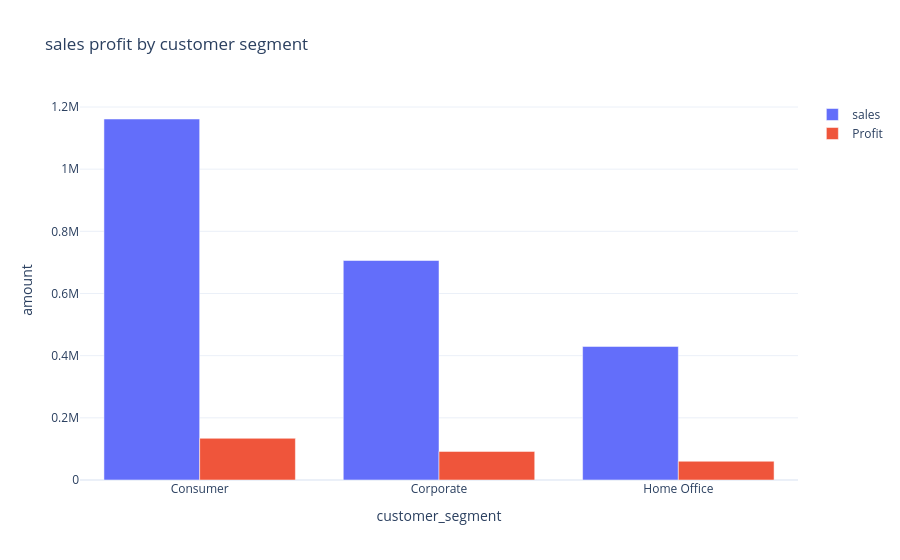

Write notebook code for a chart like this one.
### Code cell
fig=go.Figure()
fig.add_trace(go.Bar(x=sales_profit_by_segment['Segment'],
                     y=sales_profit_by_segment['Sales'],
                     name='sales'))

fig.add_trace(go.Bar(x=sales_profit_by_segment['Segment'],
                     y=sales_profit_by_segment['Profit'],
                     name='Profit'))

fig.update_layout(title='sales profit by customer segment',
                  xaxis_title='customer_segment',yaxis_title='amount')


fig.show()

### Figure 1 — Plotly figure (JSON) as saved in the notebook; plotly's stock layout.template omitted (floating-point values rounded to 4 significant figures)
{"data": [{"name": "sales", "type": "bar", "x": ["Consumer", "Corporate", "Home Office"], "y": [1161000.0, 706100.0, 429700.0]}, {"name": "Profit", "type": "bar", "x": ["Consumer", "Corporate", "Home Office"], "y": [134100.0, 91980.0, 60300.0]}], "layout": {"title": {"text": "sales profit by customer segment"}, "xaxis": {"title": {"text": "customer_segment"}}, "yaxis": {"title": {"text": "amount"}}}}
